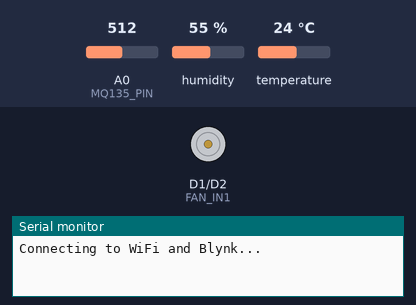
Recording of a sketch running on a simulated ESP8266 (NodeMCU). Parts: motor-driver pin pairs drawn as motors (green arrow = first pin HIGH = forward, orange = second pin HIGH = backward, longer = more drive, scaled by the enable pin), the last lines printed to the serial monitor. Inputs (shaded band) come from the test bench; at power-on: temperature 24 °C, A0 (MQ135_PIN) = 512, humidity 55 %. WiFi joins after 1.5 s; servers stay silent unless stated.

Above: at 3.0 s.
3.1 s: temperature set to 28 °C
At 3.6 s:
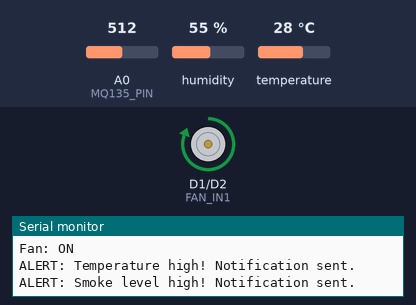
Timing chart, 0 to 6.1 s (numbered marks = the images above; inputs shaded):
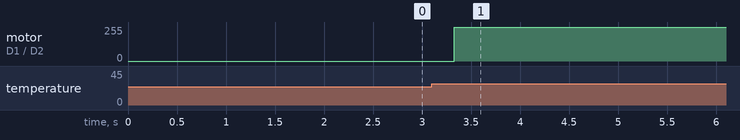

The sketch:

exhaust.ino
```cpp
#define BLYNK_TEMPLATE_ID "TMPL302pkdFWB"
#define BLYNK_TEMPLATE_NAME "exhaust automation"
#define BLYNK_AUTH_TOKEN "-hBNodaG6oULt49Zm5YujRxyys29LUmR"

#include <ESP8266WiFi.h>
#include <BlynkSimpleEsp8266.h>
#include <DHT.h>

// ----- Pins -----
#define DHTPIN D3
#define DHTTYPE DHT11
#define MQ135_PIN A0
#define FAN_EN D5
#define FAN_IN1 D1
#define FAN_IN2 D2

// ----- Sensor Objects -----
DHT dht(DHTPIN, DHTTYPE);
BlynkTimer timer;

// ----- Thresholds -----
float tempThreshold = 27.0;
int smokeThreshold = 350;

// ----- Wi-Fi Credentials -----
char ssid[] = "Appi";
char pass[] = "Appi@2005";

// ----- State Flags -----
bool fanState = false;
bool tempAlertSent = false;
bool smokeAlertSent = false;

void readSensors() {
  float temp = dht.readTemperature();
  float hum = dht.readHumidity();
  int smoke = analogRead(MQ135_PIN);

  // Handle sensor read errors
  if (isnan(temp) || isnan(hum)) {
    Serial.println("DHT sensor error!");
    return;
  }

  // Send data to Blynk dashboard
  Blynk.virtualWrite(V1, temp);   // Temperature
  Blynk.virtualWrite(V2, hum);    // Humidity
  Blynk.virtualWrite(V3, smoke);  // Smoke level

  Serial.print("Temp: "); Serial.print(temp); Serial.print(" °C");
  Serial.print(" | Humidity: "); Serial.print(hum); Serial.print(" %");
  Serial.print(" | Smoke: "); Serial.println(smoke);

  // ---- FAN CONTROL ----
  if (temp >= tempThreshold || smoke >= smokeThreshold) {
    if (!fanState) {
      fanState = true;
      digitalWrite(FAN_EN, HIGH);
      digitalWrite(FAN_IN1, HIGH);
      digitalWrite(FAN_IN2, LOW);
      Blynk.virtualWrite(V4, 1);
      Serial.println("Fan: ON");
    }
  } else {
    if (fanState) {
      fanState = false;
      digitalWrite(FAN_EN, LOW);
      digitalWrite(FAN_IN1, LOW);
      digitalWrite(FAN_IN2, LOW);
      Blynk.virtualWrite(V4, 0);
      Serial.println("Fan: OFF");
    }
  }

  // ---- NOTIFICATION LOGIC ----
  if (temp >= tempThreshold && !tempAlertSent) {
    Blynk.logEvent("temp_alarm", "High temperature detected in kitchen!");
    tempAlertSent = true;
    Serial.println("ALERT: Temperature high! Notification sent.");
  }
  if (temp < tempThreshold - 1 && tempAlertSent) {
    tempAlertSent = false; // reset flag when temperature normalizes
  }

  if (smoke >= smokeThreshold && !smokeAlertSent) {
    Blynk.logEvent("Smoke_Alarm", "High smoke level detected in kitchen!");
    smokeAlertSent = true;
    Serial.println("ALERT: Smoke level high! Notification sent.");
  }
  if (smoke < smokeThreshold - 20 && smokeAlertSent) {
    smokeAlertSent = false; // reset flag when smoke clears
  }
}

void setup() {
  Serial.begin(115200);

  pinMode(FAN_EN, OUTPUT);
  pinMode(FAN_IN1, OUTPUT);
  pinMode(FAN_IN2, OUTPUT);

  digitalWrite(FAN_EN, LOW);
  digitalWrite(FAN_IN1, LOW);
  digitalWrite(FAN_IN2, LOW);

  dht.begin();

  // Connect to Blynk
  Blynk.begin(BLYNK_AUTH_TOKEN, ssid, pass);
  Serial.println("Connecting to WiFi and Blynk...");

  // Sensor reading every 1.5 seconds
  timer.setInterval(1500L, readSensors);
}

void loop() {
  Blynk.run();
  timer.run();
}
```
